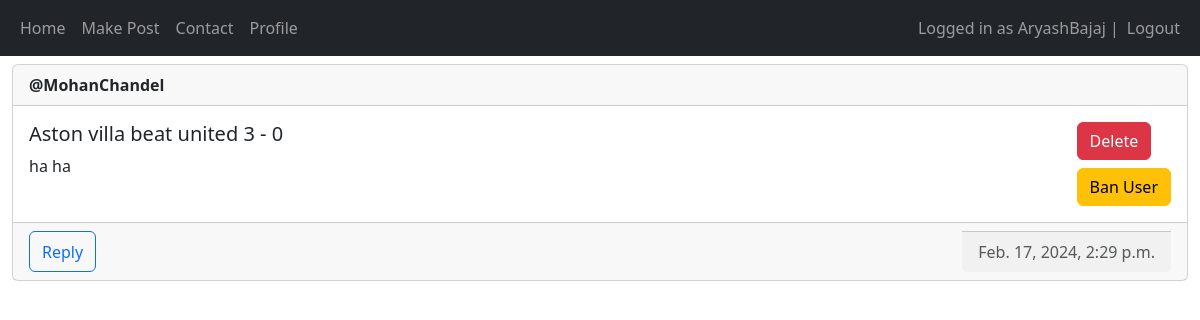
The page /view-post/22 (signed in) on the database as committed earlier.
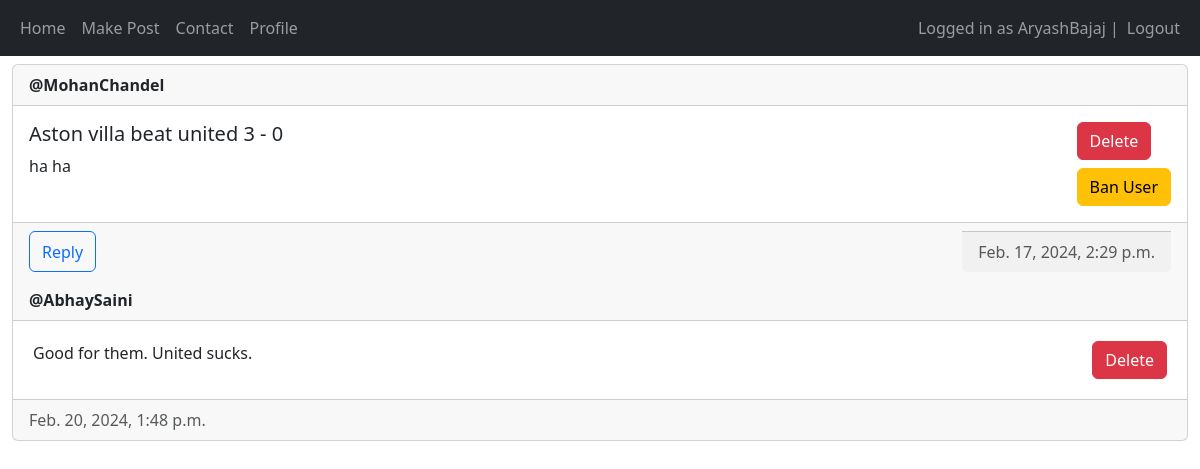
The same page on the database as committed later.
### main/models.py (models this page shows, shortened)
class Post(models.Model) :
    author = models.ForeignKey(User, on_delete = models.CASCADE)
    title = models.CharField(max_length=200)
    description = models.TextField()
    created_at = models.DateTimeField(auto_now_add=True)
    updated_at = models.DateTimeField(auto_now= True)

class Reply(models.Model) :
    replyTo = models.ForeignKey(Post, related_name="replies", on_delete = models.CASCADE)
    commentAuthor = models.ForeignKey(User, on_delete = models.CASCADE)
    content = models.TextField()
    created_at = models.DateTimeField(auto_now_add=True)
    updated_at = models.DateTimeField(auto_now= True)

### main/views.py (the view)
# urls.py: path('view-post/<int:post_id>', views.view_post, name="view-post"),
@login_required(login_url = "/login")
def view_post(request, post_id) :
    post = Post.objects.get(id = post_id)
    replies = post.replies.all().order_by("-created_at")
    if request.method == "POST" :
        form = ReplyForm(request.POST)
        if form.is_valid() :
            comment = form.save(commit=False)
            comment.commentAuthor = request.user
            comment.replyTo = post
            comment.save()
            url = "/view-post/" + str(post_id)
            return redirect(url)
    else :
        form = ReplyForm()
    return render(request, "main/view_post.html", {"post" : post, "form" : form, "replies" : replies})

### main/templates/main/view_post.html (shortened to what this page needs)
{% extends "main/base.html" %}
{% load crispy_forms_tags %}
{% block content %}
<div class="card mt-2">
    <div class="card-header"><strong>@{{ post.author.username }}</strong></div>
    <div class="card-body d-flex flex-row justify-content-between">
        <div>
            <h5 class="card-title">{{ post.title }}</h5>
            <p>{{post.description}}</p>
        </div>
        <div>
            {% if user == post.author or perms.main.delete_post %}
                <form method="post">
                    <button type="submit" name="post-id" class="btn btn-danger" value="{{post.id}}">Delete</button>
                </form>
            {% endif %}
            {% if user.is_staff %}
                <form method="post">
                    {% if post.author %}
                        <button type="submit" name="user-id-ban" class="btn btn-warning mt-2" value="{{post.author.id}}">Ban User</button>
                    {% else %}
                        <button type="submit" name="user-id-unban" class="btn btn-primary mt-2" value="{{post.author.id}}">Unban User</button>
                    {% endif %}
                </form>
            {% endif %}
        </div>
    </div>
    <div class="card-footer text-muted d-flex flex-row justify-content-between">
        {% if perms.main.add_post %}
            <button type="button" onclick="openform()" class="btn btn-outline-primary">Reply</button>
        {% endif %}
        <div class="card-footer d-flex flex-row justify-content-between text-muted">
            <div>
                {{post.created_at}}
            </div>
        </div>
    </div>
    {% for reply in replies %}
        <div class="card-header"><strong>@{{ reply.commentAuthor }}</strong></div>
        <div class="card-body d-flex flex-row justify-content-between m-lg-1">
            <div>
                <p class="card-text">{{reply.content}}</p>
            </div>
            <div>
                {% if user == reply.commentAuthor or perms.main.delete_post %}
                    <form method="post" onload="formload()">
                        <button type="submit" name="reply-id" class="btn btn-danger" value="{{reply.id}}">Delete</button>
                    </form>
                {% endif %}
            </div>
        </div>
        <div class="card-footer text-muted">{{ reply.created_at }}</div>
    {% endfor %}
</div>
{% endblock content %}

### main/templates/main/base.html (shortened to what this page needs)
<!DOCTYPE html>
<html lang="en">
<head>
    <link href="https://cdn.jsdelivr.net/npm/bootstrap@5.3.2/dist/css/bootstrap.min.css" rel="stylesheet">
</head>
<body>
    <nav class="navbar navbar-expand-lg navbar-dark bg-dark">
        <div class="container-fluid">
            <div>
                <ul class="navbar-nav">
                    <li class="nav-item">
                        <a class="nav-link" href="/home">Home</a>
                    </li>
                    <li class="nav-item">
                        <form action ="/create-post">
                            <button type="submit" value="submit" class="nav-link">Make Post</button>
                        </form>
                    </li>
                    <li class="nav-item">
                        <a class="nav-link" href="/contact">Contact</a>
                    </li>
                    <li class="nav-item">
                        <a class="nav-link" href="/my-profile">Profile</a>
                    </li>
                </ul>
            </div>
            <div>
                <ul class="navbar-nav">
                    {% if user.is_authenticated %}
                        <span class="navbar-text">Logged in as {{ user.username }} | </span>
                        <li class="nav-item">
                            <form action="/logout/" method="post">
                                <button class="nav-link" type="submit">Logout</button>
                            </form>
                        </li>
                    {% else %}
                        <li class="nav-item">
                            <a class="nav-link" href="/login">Login</a>
                        </li>
                    {% endif %}
                </ul>
            </div>
        </div>
    </nav>
    <div class="container-fluid">
        {% block content %}
        {% endblock content %}
    </div>
</body>
</html>

Rows that differ between the two databases and show on the page:
added Reply: commentAuthor "AbhaySaini", content "Good for them. United sucks.", {{ reply.id }} 60 (drawn), created_at "Feb. 20, 2024, 1:48 p.m."
